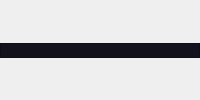
                  <widget class="QWidget" name="File_page">
                   <property name="font">
                    <font>
                     <family>Segoe UI Black</family>
                     <weight>75</weight>
                     <bold>true</bold>
                    </font>
                   </property>
                   <layout class="QVBoxLayout" name="verticalLayout_9">
                    <property name="spacing">
                     <number>0</number>
                    </property>
                    <property name="leftMargin">
                     <number>0</number>
                    </property>
                    <property name="topMargin">
                     <number>0</number>
                    </property>
                    <property name="rightMargin">
                     <number>0</number>
                    </property>
                    <property name="bottomMargin">
                     <number>0</number>
                    </property>
                    <item>
                     <widget class="QWidget" name="widget" native="true">
                      <widget class="QLineEdit" name="down_link">
                       <property name="geometry">
                        <rect>
                         <x>230</x>
                         <y>131</y>
                         <width>631</width>
                         <height>31</height>
                        </rect>
                       </property>
                       <property name="styleSheet">
                        <string notr="true">border:1px solid black;</string>
                       </property>
                      </widget>
                      <widget class="QLineEdit" name="in_link">
                       <property name="geometry">
                        <rect>
                         <x>230</x>
                         <y>181</y>
                         <width>631</width>
                         <height>31</height>
                        </rect>
                       </property>
                       <property name="styleSheet">
                        <string notr="true">border:1px solid black;</string>
                       </property>
                      </widget>
                      <widget class="QPushButton" name="search_but">
                       <property name="geometry">
                        <rect>
                         <x>880</x>
                         <y>190</y>
                         <width>93</width>
                         <height>28</height>
                        </rect>
                       </property>
                       <property name="font">
                        <font>
                         <family>Segoe UI</family>
                         <pointsize>9</pointsize>
                         <weight>50</weight>
                         <bold>false</bold>
                        </font>
                       </property>
                       <property name="styleSheet">
                        <string notr="true">background-color: rgba(198, 51, 81,190);
border-radius:10px solid;</string>
                       </property>
                       <property name="text">
                        <string>Browse</string>
                       </property>
                      </widget>
                      <widget class="QPushButton" name="down_but">
                       <property name="geometry">
                        <rect>
                         <x>370</x>
                         <y>280</y>
                         <width>331</width>
                         <height>51</height>
                        </rect>
                       </property>
                       <property name="font">
                        <font>
                         <family>Segoe UI Black</family>
                         <pointsize>12</pointsize>
                         <weight>75</weight>
                         <bold>true</bold>
                        </font>
                       </property>
                       <property name="styleSheet">
                        <string notr="true">background-color: rgba(198, 51, 81,190);
border-radius:10px solid;</string>
                       </property>
                       <property name="text">
                        <string>DOWNLOAD</string>
                       </property>
                      </widget>
                      <widget class="QProgressBar" name="progressBar">
                       <property name="geometry">
                        <rect>
                         <x>0</x>
                         <y>0</y>
                         <width>1081</width>
                         <height>51</height>
                        </rect>
                       </property>
                       <property name="palette">
                        <palette>
                         <active>
                          <colorrole role="Button">
                           <brush brushstyle="SolidPattern">
                            <color alpha="255">
                             <red>255</red>
                             <green>255</green>
                             <blue>255</blue>
                            </color>
                           </brush>
                          </colorrole>
                          <colorrole role="Text">
                           <brush brushstyle="SolidPattern">
                            <color alpha="255">
                             <red>255</red>
                             <green>85</green>
                             <blue>127</blue>
                            </color>
                           </brush>
                          </colorrole>
                          <colorrole role="Base">
                           <brush brushstyle="SolidPattern">
                            <color alpha="255">
                             <red>255</red>
                             <green>255</green>
                             <blue>255</blue>
                            </color>
                           </brush>
                          </colorrole>
                          <colorrole role="Window">
                           <brush brushstyle="SolidPattern">
                            <color alpha="255">
                             <red>255</red>
                             <green>255</green>
                             <blue>255</blue>
                            </color>
                           </brush>
                          </colorrole>
                          <colorrole role="PlaceholderText">
                           <brush brushstyle="SolidPattern">
                            <color alpha="128">
                             <red>255</red>
                             <green>85</green>
                             <blue>127</blue>
                            </color>
                           </brush>
                          </colorrole>
                         </active>
                         <inactive>
                          <colorrole role="Button">
                           <brush brushstyle="SolidPattern">
                            <color alpha="255">
                             <red>255</red>
                             <green>255</green>
                             <blue>255</blue>
                            </color>
                           </brush>
                          </colorrole>
                          <colorrole role="Text">
                           <brush brushstyle="SolidPattern">
                            <color alpha="255">
                             <red>255</red>
                             <green>85</green>
                             <blue>127</blue>
                            </color>
                           </brush>
                          </colorrole>
                          <colorrole role="Base">
                           <brush brushstyle="SolidPattern">
                            <color alpha="255">
                             <red>255</red>
                             <green>255</green>
                             <blue>255</blue>
                            </color>
                           </brush>
                          </colorrole>
                          <colorrole role="Window">
                           <brush brushstyle="SolidPattern">
                            <color alpha="255">
                             <red>255</red>
                             <green>255</green>
                             <blue>255</blue>
                            </color>
                           </brush>
                          </colorrole>
                          <colorrole role="PlaceholderText">
                           <brush brushstyle="SolidPattern">
                            <color alpha="128">
                             <red>255</red>
                             <green>85</green>
                             <blue>127</blue>
                            </color>
                           </brush>
                          </colorrole>
                         </inactive>
                         <disabled>
                          <colorrole role="Button">
                           <brush brushstyle="SolidPattern">
                            <color alpha="255">
                             <red>255</red>
                             <green>255</green>
                             <blue>255</blue>
                            </color>
                           </brush>
                          </colorrole>
                          <colorrole role="Text">
                           <brush brushstyle="SolidPattern">
                            <color alpha="255">
                             <red>120</red>
                             <green>120</green>
                             <blue>120</blue>
                            </color>
                           </brush>
                          </colorrole>
                          <colorrole role="Base">
                           <brush brushstyle="SolidPattern">
                            <color alpha="255">
                             <red>255</red>
                             <green>255</green>
                             <blue>255</blue>
                            </color>
                           </brush>
                          </colorrole>
                          <colorrole role="Window">
                           <brush brushstyle="SolidPattern">
                            <color alpha="255">
                             <red>255</red>
                             <green>255</green>
                             <blue>255</blue>
                            </color>
                           </brush>
                          </colorrole>
                          <colorrole role="PlaceholderText">
                           <brush brushstyle="SolidPattern">
                            <color alpha="128">
                             <red>0</red>
                             <green>0</green>
                             <blue>0</blue>
                            </color>
                           </brush>
                          </colorrole>
                         </disabled>
                        </palette>
                       </property>
                       <property name="font">
                        <font>
                         <family>Yu Gothic UI Semibold</family>
                         <pointsize>20</pointsize>
                         <weight>75</weight>
                         <bold>true</bold>
                        </font>
                       </property>
                       <property name="layoutDirection">
                        <enum>Qt::LeftToRight</enum>
                       </property>
                       <property name="styleSheet">
                        <string notr="true">QProgressBar:horizontal {

border: none;
border-radius: 3px;
background: transparent;
padding: 1px;
}
QProgressBar::chunk:horizontal {
background: qlineargradient(x1: 0, y1: 0.7, x2: 1, y2: 0.7, stop: 0 rgb(129, 29, 47), stop: 1 rgb(28, 47, 72));
}</string>
                       </property>
                       <property name="value">
                        <number>0</number>
                       </property>
                       <property name="alignment">
                        <set>Qt::AlignRight|Qt::AlignTrailing|Qt::AlignVCenter</set>
                       </property>
                       <property name="textVisible">
                        <bool>true</bool>
                       </property>
                       <property name="invertedAppearance">
                        <bool>false</bool>
                       </property>
                       <property name="textDirection">
                        <enum>QProgressBar::BottomToTop</enum>
                       </property>
                      </widget>
                      <widget class="QLabel" name="label">
                       <property name="geometry">
                        <rect>
                         <x>140</x>
                         <y>140</y>
                         <width>81</width>
                         <height>16</height>
                        </rect>
                       </property>
                       <property name="sizePolicy">
                        <sizepolicy hsizetype="Ignored" vsizetype="Preferred">
                         <horstretch>0</horstretch>
                         <verstretch>0</verstretch>
                        </sizepolicy>
                       </property>
                       <property name="font">
                        <font>
                         <family>Segoe UI</family>
                         <pointsize>9</pointsize>
                         <weight>75</weight>
                         <italic>true</italic>
                         <bold>true</bold>
                        </font>
                       </property>
                       <property name="text">
                        <string>Filename</string>
                       </property>
                      </widget>
                      <widget class="QLabel" name="label_3">
                       <property name="geometry">
                        <rect>
                         <x>140</x>
                         <y>190</y>
                         <width>81</width>
                         <height>16</height>
                        </rect>
                       </property>
                       <property name="font">
                        <font>
                         <family>Segoe UI</family>
                         <pointsize>9</pointsize>
                         <weight>75</weight>
                         <italic>true</italic>
                         <bold>true</bold>
                        </font>
                       </property>
                       <property name="text">
                        <string>Save File</string>
                       </property>
                      </widget>
                     </widget>
                    </item>
                    <item>
                     <widget class="QFrame" name="deco_2">
                      <property name="maximumSize">
                       <size>
                        <width>16777215</width>
                        <height>15</height>
                       </size>
                      </property>
                      <property name="styleSheet">
                       <string notr="true">background-color:rgb(198, 51, 81);
background-color: rgb(129, 29, 47);
background-color: rgb(19, 17, 30);</string>
                      </property>
                      <property name="frameShape">
                       <enum>QFrame::StyledPanel</enum>
                      </property>
                      <property name="frameShadow">
                       <enum>QFrame::Raised</enum>
                      </property>
                     </widget>
                    </item>
                    <item>
                     <widget class="QWidget" name="widget_2" native="true">
                      <widget class="QPushButton" name="browse">
                       <property name="geometry">
                        <rect>
                         <x>890</x>
                         <y>160</y>
                         <width>93</width>
                         <height>28</height>
                        </rect>
                       </property>
                       <property name="font">
                        <font>
                         <family>Segoe UI</family>
                         <pointsize>9</pointsize>
                         <weight>50</weight>
                         <bold>false</bold>
                        </font>
                       </property>
                       <property name="styleSheet">
                        <string notr="true">background-color: rgba(198, 51, 81,190);
border-radius:10px solid;</string>
                       </property>
                       <property name="text">
                        <string>Browse</string>
                       </property>
                      </widget>
                      <widget class="QLineEdit" name="upload_link">
                       <property name="geometry">
                        <rect>
                         <x>220</x>
                         <y>160</y>
                         <width>631</width>
                         <height>31</height>
                        </rect>
                       </property>
                       <property name="styleSheet">
                        <string notr="true">border:1px solid black;</string>
                       </property>
                      </widget>
                      <widget class="QPushButton" name="upload_bt">
                       <property name="geometry">
                        <rect>
                         <x>380</x>
                         <y>280</y>
                         <width>331</width>
                         <height>51</height>
                        </rect>
                       </property>
                       <property name="font">
                        <font>
                         <family>Segoe UI Black</family>
                         <pointsize>12</pointsize>
                         <weight>75</weight>
                         <bold>true</bold>
                        </font>
                       </property>
                       <property name="styleSheet">
                        <string notr="true">background-color: rgba(198, 51, 81,190);
border-radius:10px solid;</string>
                       </property>
                       <property name="text">
                        <string>UPLOAD</string>
                       </property>
                      </widget>
                      <widget class="QLineEdit" name="upload_link_2">
                       <property name="geometry">
                        <rect>
                         <x>220</x>
                         <y>100</y>
                         <width>631</width>
                         <height>31</height>
                        </rect>
                       </property>
                       <property name="styleSheet">
                        <string notr="true">border:1px solid black;</string>
                       </property>
                      </widget>
                      <widget class="QLabel" name="label_2">
                       <property name="geometry">
                        <rect>
                         <x>130</x>
                         <y>100</y>
                         <width>71</width>
                         <height>20</height>
                        </rect>
                       </property>
                       <property name="font">
                        <font>
                         <family>Segoe UI</family>
                         <pointsize>9</pointsize>
                         <weight>75</weight>
                         <italic>true</italic>
                         <bold>true</bold>
                        </font>
                       </property>
                       <property name="text">
                        <string>Filename</string>
                       </property>
                      </widget>
                      <widget class="QLabel" name="label_4">
                       <property name="geometry">
                        <rect>
                         <x>120</x>
                         <y>160</y>
                         <width>91</width>
                         <height>21</height>
                        </rect>
                       </property>
                       <property name="font">
                        <font>
                         <family>Segoe UI</family>
                         <pointsize>9</pointsize>
                         <weight>75</weight>
                         <italic>true</italic>
                         <bold>true</bold>
                        </font>
                       </property>
                       <property name="text">
                        <string>Upload File</string>
                       </property>
                      </widget>
                      <widget class="QCheckBox" name="checkEncryption_2">
                       <property name="geometry">
                        <rect>
                         <x>450</x>
                         <y>220</y>
                         <width>295</width>
                         <height>24</height>
                        </rect>
                       </property>
                       <property name="font">
                        <font>
                         <family>Verdana</family>
                         <pointsize>10</pointsize>
                         <weight>75</weight>
                         <italic>true</italic>
                         <bold>true</bold>
                        </font>
                       </property>
                       <property name="styleSheet">
                        <string notr="true">color: #EC4D37</string>
                       </property>
                       <property name="text">
                        <string>Encrypting Data</string>
                       </property>
                      </widget>
                     </widget>
                    </item>
                   </layout>
                  </widget>
